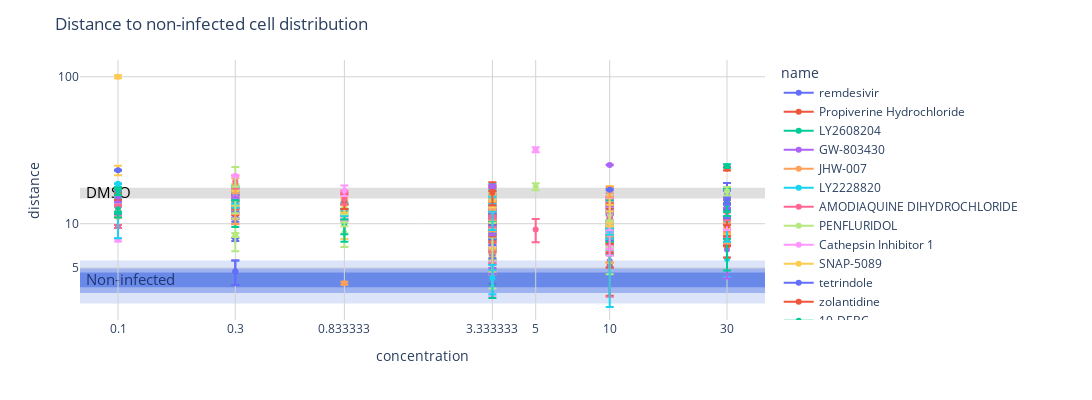

Notebook cell for this chart:
### Markdown cell above
##### Primary hit

### Code cell
# Extract primary hit
primary_hit_id = one_conc_type[one_conc_type['type'] == 'primary_hit']['batch_id'].to_list()
primary_hits = one_conc_drugs[one_conc_drugs['batch_id'].isin(primary_hit_id)].copy()

# Concatenate with control
selected_compounds = pd.concat([primary_hits, antiviral_control, cp_control])

plot_compounds_interactive(selected_compounds, dmso)
